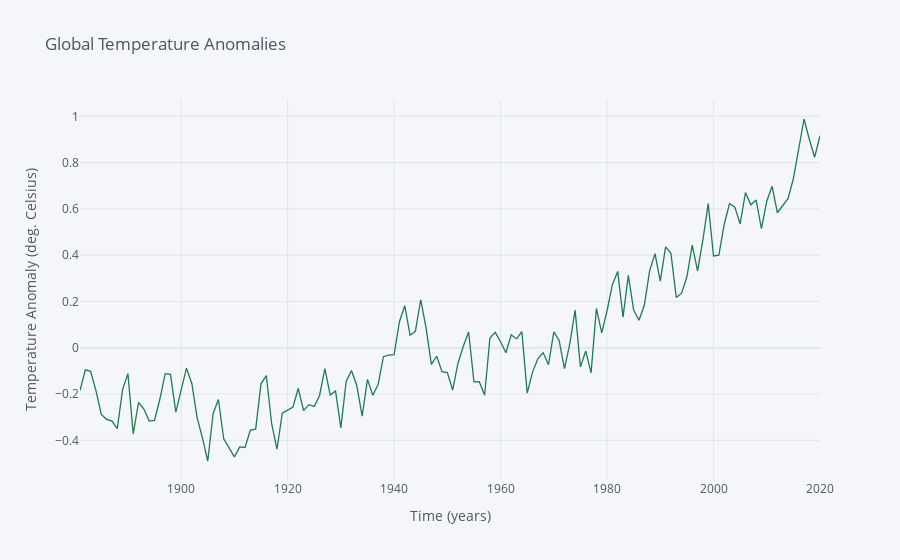

The notebook cell saved with this chart:
### Code cell
t.resample('A').mean().iplot(kind='line', xTitle='Time (years)', color='#1C7C54',
                  yTitle='Temperature Anomaly (deg. Celsius)', title='Global Temperature Anomalies')

### Figure 1 — Plotly figure (JSON) as saved in the notebook; plotly's stock layout.template omitted (floating-point values rounded to 4 significant figures; data arrays with more than 128 entries replaced by an {"elided": "..."} marker saying what was removed)
{"data": [{"line": {"color": "rgba(28, 124, 84, 1.0)", "dash": "solid", "shape": "linear", "width": 1.3}, "mode": "lines", "name": "Avg_Anomaly_deg_C", "text": "", "x": {"elided": "140 str values"}, "y": {"elided": "140 float values"}, "type": "scatter"}], "layout": {"legend": {"bgcolor": "#F5F6F9", "font": {"color": "#4D5663"}}, "paper_bgcolor": "#F5F6F9", "plot_bgcolor": "#F5F6F9", "title": {"font": {"color": "#4D5663"}, "text": "Global Temperature Anomalies"}, "xaxis": {"gridcolor": "#E1E5ED", "showgrid": true, "tickfont": {"color": "#4D5663"}, "title": {"font": {"color": "#4D5663"}, "text": "Time (years)"}, "zerolinecolor": "#E1E5ED"}, "yaxis": {"gridcolor": "#E1E5ED", "showgrid": true, "tickfont": {"color": "#4D5663"}, "title": {"font": {"color": "#4D5663"}, "text": "Temperature Anomaly (deg. Celsius)"}, "zerolinecolor": "#E1E5ED"}}}
